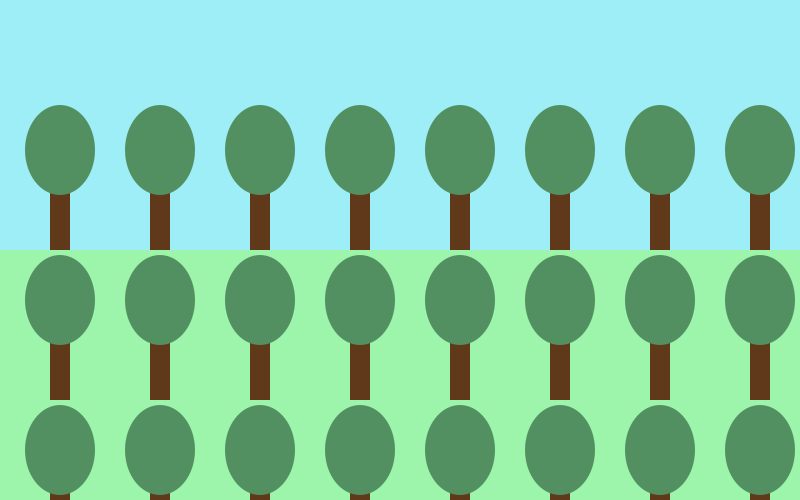
Frame 1 (no input)
Frame 60 (the mouse pressed at the canvas centre just before this capture): identical to frame 1, image omitted
Frame 120 (the mouse held since frame 60 and released just before this capture): identical to frame 1, image omitted

The Processing sketch that drew this single still picture (run headless with seeded random() and noise(); from frame 60 on, the mouse is pressed at the canvas centre):

// Processing sketch: sketch_260421a_pde_pde
// ── sketch_260421a_pde_pde.pde
color leafColour, trunkColour;

void setup()
{
  size(800, 500);
  noStroke();
  leafColour  = color(82, 144, 97);
  trunkColour = color(95, 57, 26);
}

void draw()
{
  background(157, 238, 247); //Sky
  fill(156, 245, 170);      //Ground
  rect(0, height/2, width, height/2);

  for (float yPos = 180; yPos <= height; yPos = yPos + 150)
  {
  for (float xPos = 50; xPos < width; xPos = xPos + 100)
  {
    drawTree(xPos, yPos);
  }
 }
}

void drawTree(float treeX, float treeY)
{
  fill(trunkColour);
  rect(treeX, treeY, 20, 70);
  fill(leafColour);
  ellipse(treeX + 10, treeY - 30, 70, 90);
}
